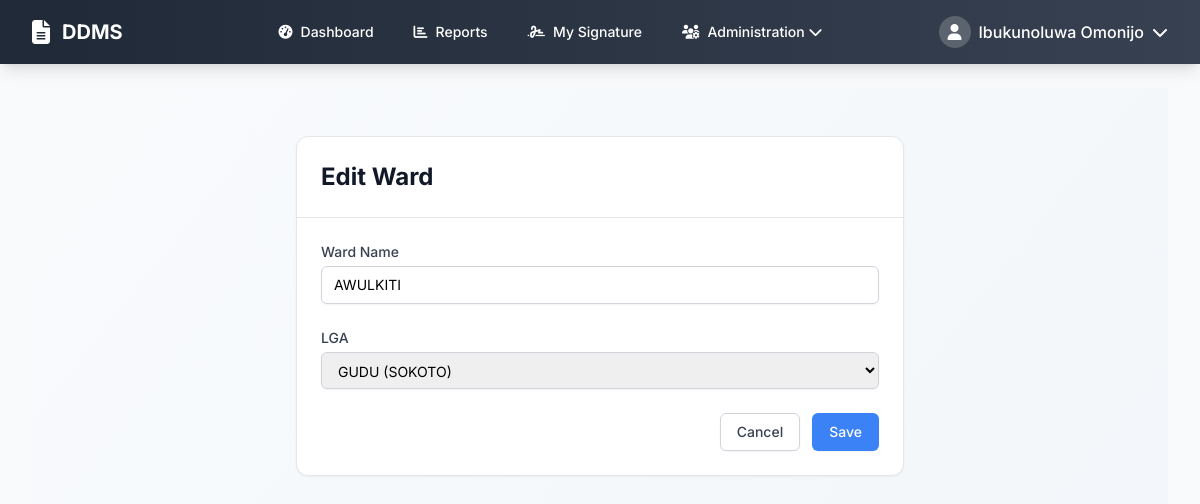
The app's page /admin/wards/edit/1 (signed in) with its own data.
### models.py (models this page shows, shortened)
class User(UserMixin, db.Model):
    __tablename__ = 'users'
    id = db.Column(db.Integer, primary_key=True)
    email = db.Column(db.String(120), unique=True, nullable=False)
    username = db.Column(db.String(80), unique=True, nullable=False)
    password_hash = db.Column(db.String(128), nullable=False)
    full_name = db.Column(db.String(200), nullable=False)
    phone = db.Column(db.String(20))
    role = db.Column(db.String(50), nullable=False)  # super_admin, state_admin, algon_focal, dcr_focal
    organization = db.Column(db.String(100))  # ALGON, NPC, etc.
    state_id = db.Column(db.Integer, db.ForeignKey('states.id'))
    lga_id = db.Column(db.Integer, db.ForeignKey('lgas.id'))
    is_active = db.Column(db.Boolean, default=True)
    created_at = db.Column(db.DateTime, default=datetime.utcnow)
    signature_data = db.Column(db.Text)  # Base64 encoded signature
    state = db.relationship('State', backref='users')
    lga = db.relationship('LGA', backref='users')

class Ward(db.Model):
    __tablename__ = 'wards'
    id = db.Column(db.Integer, primary_key=True)
    name = db.Column(db.String(100), nullable=False)
    code = db.Column(db.String(10))
    lga_id = db.Column(db.Integer, db.ForeignKey('lgas.id'), nullable=False)
    created_at = db.Column(db.DateTime, default=datetime.utcnow)
    ward_officer_name = db.Column(db.String(200))
    ward_officer_phone = db.Column(db.String(20))
    ward_officer_email = db.Column(db.String(120))
    ward_officer_staff_id = db.Column(db.String(50))
    ward_officer_designation = db.Column(db.String(100))  # Role like "Health Worker", "Registrar"
    ward_officer_nin = db.Column(db.String(11))  # National Identification Number
    ward_officer_bank_name = db.Column(db.String(100))  # Optional
    ward_officer_account_number = db.Column(db.String(20))  # Optional
    registration_center_name = db.Column(db.String(200))
    registration_center_address = db.Column(db.Text)
    device_serial_number = db.Column(db.String(100))
    device_imei1 = db.Column(db.String(20))
    device_imei2 = db.Column(db.String(20))
    device_issued_date = db.Column(db.DateTime)
    device_condition = db.Column(db.String(20))  # New, Good, Fair
    device_condition_notes = db.Column(db.Text)
    issued_by_focal_person_id = db.Column(db.Integer, db.ForeignKey('focal_persons.id'))
    issued_by_focal_person = db.relationship('FocalPerson', backref='device_issued_to_wards')

class LGA(db.Model):
    __tablename__ = 'lgas'
    id = db.Column(db.Integer, primary_key=True)
    name = db.Column(db.String(100), nullable=False)
    code = db.Column(db.String(10), nullable=False)
    state_id = db.Column(db.Integer, db.ForeignKey('states.id'), nullable=False)
    chairman_name = db.Column(db.String(200))
    chairman_phone = db.Column(db.String(20))
    created_at = db.Column(db.DateTime, default=datetime.utcnow)
    wards = db.relationship('Ward', backref='lga', cascade='all, delete-orphan')

### routes_new.py (the view)
        def decorated_function(*args, **kwargs):
            if not current_user.is_authenticated or current_user.role not in roles:
                flash('Access denied. Insufficient permissions.', 'error')
                return redirect(url_for('dashboard'))
            return f(*args, **kwargs)

### routes_new.py (called while the page is built)
def role_required(*roles):
    def decorator(f):
        def decorated_function(*args, **kwargs):
            if not current_user.is_authenticated or current_user.role not in roles:
                flash('Access denied. Insufficient permissions.', 'error')
                return redirect(url_for('dashboard'))
            return f(*args, **kwargs)
        decorated_function.__name__ = f.__name__
        return decorated_function
    return decorator

### templates/admin/ward_form.html (shortened to what this page needs)
{% extends "base.html" %}
{% block content %}
<div class="min-h-screen bg-gradient-to-br from-slate-50 to-slate-100">
    <div class="max-w-2xl mx-auto px-4 sm:px-6 lg:px-8 py-12">
        <div class="bg-white rounded-xl shadow-sm border border-gray-200">
            <div class="p-6 border-b">
                <h1 class="text-2xl font-bold text-gray-900">{{ 'Edit' if ward else 'Add' }} Ward</h1>
            </div>
            <form method="POST" class="p-6 space-y-6">
                <div>
                    <label for="name" class="block text-sm font-medium text-gray-700">Ward Name</label>
                    <input type="text" id="name" name="name" value="{{ ward.name if ward else '' }}" required class="mt-1 block w-full px-3 py-2 border border-gray-300 rounded-md shadow-sm focus:outline-none focus:ring-accent focus:border-accent sm:text-sm">
                </div>
                <div>
                    <label for="lga_id" class="block text-sm font-medium text-gray-700">LGA</label>
                    <select id="lga_id" name="lga_id" required class="mt-1 block w-full px-3 py-2 border border-gray-300 rounded-md shadow-sm focus:outline-none focus:ring-accent focus:border-accent sm:text-sm">
                        {% for lga in lgas %}
                            <option value="{{ lga.id }}" {% if ward and ward.lga_id == lga.id %}selected{% endif %}>{{ lga.name }} ({{ lga.state.name }})</option>
                        {% endfor %}
                    </select>
                </div>
                <div class="flex justify-end">
                    <a href="{{ url_for('manage_wards') }}" class="bg-white py-2 px-4 border border-gray-300 rounded-md shadow-sm text-sm font-medium text-gray-700 hover:bg-gray-50">Cancel</a>
                    <button type="submit" class="ml-3 inline-flex justify-center py-2 px-4 border border-transparent shadow-sm text-sm font-medium rounded-md text-white bg-accent hover:bg-blue-700">Save</button>
                </div>
            </form>
        </div>
    </div>
</div>
{% endblock %}

### templates/base.html (shortened to what this page needs)
<!DOCTYPE html>
<html lang="en">
<head>
    <script src="https://cdn.tailwindcss.com"></script>
    <link href="https://cdnjs.cloudflare.com/ajax/libs/font-awesome/6.4.0/css/all.min.css" rel="stylesheet">
</head>
<body class="bg-gray-50 font-sans">
    {% if current_user.is_authenticated %}
    <nav class="bg-gradient-to-r from-primary to-secondary shadow-lg">
        <div class="max-w-7xl mx-auto px-4 sm:px-6 lg:px-8">
            <div class="flex items-center justify-between h-16">
                <div class="flex items-center">
                    <a href="{{ url_for('dashboard') }}" class="flex items-center text-white hover:text-blue-200 transition-colors duration-200">
                        <i class="fas fa-file-alt text-2xl mr-3"></i>
                        <span class="font-bold text-xl">DDMS</span>
                    </a>
                </div>
                <div class="hidden md:block">
                    <div class="ml-10 flex items-baseline space-x-4">
                        <a href="{{ url_for('dashboard') }}" class="text-white hover:bg-white hover:bg-opacity-20 hover:text-blue-200 px-3 py-2 rounded-md text-sm font-medium transition-all duration-200">
                            <i class="fas fa-tachometer-alt mr-2"></i>Dashboard
                        </a>
                        <a href="{{ url_for('reports_center') }}" class="text-white hover:bg-white hover:bg-opacity-20 hover:text-blue-200 px-3 py-2 rounded-md text-sm font-medium transition-all duration-200">
                            <i class="fas fa-chart-bar mr-2"></i>Reports
                        </a>
                        <a href="{{ url_for('upload_signature_page') }}" class="text-white hover:bg-white hover:bg-opacity-20 hover:text-blue-200 px-3 py-2 rounded-md text-sm font-medium transition-all duration-200">
                            <i class="fas fa-signature mr-2"></i>My Signature
                        </a>
                        {% if current_user.role in ['super_admin', 'state_admin'] %}
                        <div class="relative group">
                            <button class="text-white hover:bg-white hover:bg-opacity-20 hover:text-blue-200 px-3 py-2 rounded-md text-sm font-medium flex items-center transition-all duration-200">
                                <i class="fas fa-users-cog mr-2"></i>Administration
                                <i class="fas fa-chevron-down ml-1"></i>
                            </button>
                        </div>
                        {% endif %}
                    </div>
                </div>
                <div class="relative group">
                    <button class="flex items-center text-white hover:text-blue-200 transition-colors duration-200">
                        <div class="w-8 h-8 bg-white bg-opacity-20 rounded-full flex items-center justify-center mr-2">
                            <i class="fas fa-user"></i>
                        </div>
                        <span class="hidden md:block font-medium">{{ current_user.full_name }}</span>
                        <i class="fas fa-chevron-down ml-2"></i>
                    </button>
                </div>
            </div>
        </div>
    </nav>
    {% endif %}
    <main class="{% if current_user.is_authenticated %}max-w-7xl mx-auto py-6 px-4 sm:px-6 lg:px-8{% else %}min-h-screen flex items-center justify-center px-4{% endif %}">
        {% block content %}{% endblock %}
    </main>
</body>
</html>

### records on screen
User: full_name "Ibukunoluwa Omonijo"
Ward: name "AWULKITI", lga_id "GUDU (SOKOTO)"

### other values on screen
{{ 'Edit' if ward else 'Add' }} "Edit"
